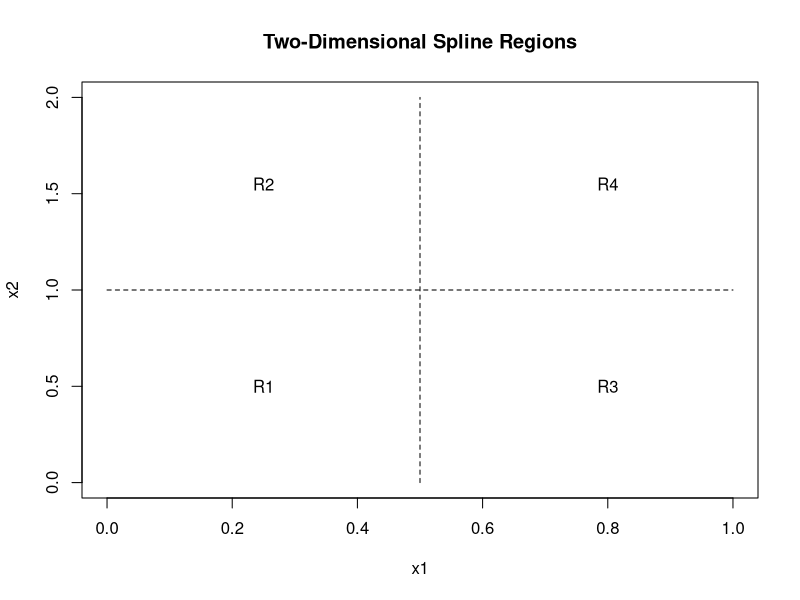
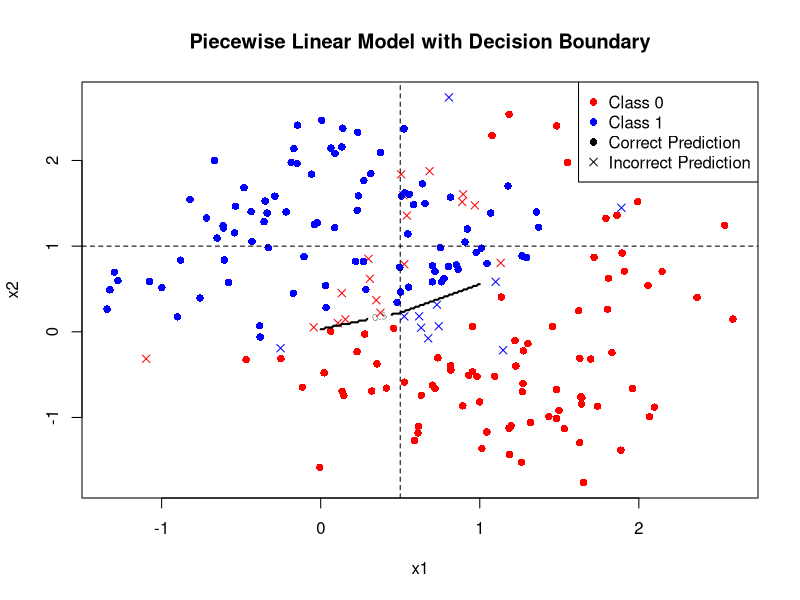

Generate these figures, in order, with R:
data = read.csv("simple-classification-data.csv")
head(data)

# Part a
# Define the regions as a list of functions
regions <- list(
  R1 = function(x1, x2) x1 <= 0.5 & x2 <= 1,
  R2 = function(x1, x2) x1 <= 0.5 & x2 > 1,
  R3 = function(x1, x2) x1 > 0.5 & x2 <= 1,
  R4 = function(x1, x2) x1 > 0.5 & x2 > 1
)

# Function to find region centers
find_region_center <- function(region_func, x1_range, x2_range) {
  points <- expand.grid(x1 = x1_range, x2 = x2_range)
  in_region <- apply(points, 1, function(p) region_func(p[1], p[2]))
  region_points <- points[in_region, ]
  return(c(mean(region_points$x1), mean(region_points$x2)))
}

# Create the plot
plot(c(0, 1), c(0, 2), type = "n", xlab = "x1", ylab = "x2",
     main = "Two-Dimensional Spline Regions")

# Determine boundaries from region definitions
# Boundary at x1 = 0.5 (where R1/R2 changes to R3/R4)
x2_vals <- seq(0, 2, by = 0.01)
lines(rep(0.5, length(x2_vals)), x2_vals, lty = 2)

# Boundary at x2 = 1 (where R1/R3 changes to R2/R4)
x1_vals <- seq(0, 1, by = 0.01)
lines(x1_vals, rep(1, length(x1_vals)), lty = 2)

# Find centers and add labels for each region
# Define sampling ranges for each region
region_ranges <- list(
  R1 = list(x1 = seq(0, 0.5, by = 0.1), x2 = seq(0, 1, by = 0.1)),
  R2 = list(x1 = seq(0, 0.5, by = 0.1), x2 = seq(1, 2, by = 0.1)),
  R3 = list(x1 = seq(0.5, 1, by = 0.1), x2 = seq(0, 1, by = 0.1)),
  R4 = list(x1 = seq(0.5, 1, by = 0.1), x2 = seq(1, 2, by = 0.1))
)

# Add labels for each region
for (i in 1:4) {
  region_name <- paste0("R", i)
  center <- find_region_center(
    regions[[region_name]], 
    region_ranges[[region_name]]$x1, 
    region_ranges[[region_name]]$x2
  )
  text(center[1], center[2], region_name)
}

# Part b
get_region <- function(x1, x2) {
  for (i in 1:4) {
    region_name <- paste0("R", i)
    if (regions[[region_name]](x1, x2)) {
      return(i)
    }
  }
  return(NA)  # Should not happen if regions cover all space
}

# Assign regions to all data points
data$region <- mapply(get_region, data$x1, data$x2)

# Fit piecewise constant model
# For each region, use the majority class as the prediction
region_models <- list()
for (i in 1:4) {
  region_data <- subset(data, region == i)
  if (nrow(region_data) > 0) {
    # Count occurrences of each class in this region
    class_counts <- table(region_data$y)
    # Use majority class as the model for this region
    majority_class <- as.numeric(names(class_counts)[which.max(class_counts)])
    region_models[[i]] <- majority_class
  } else {
    # If no data in a region, use overall majority class
    region_models[[i]] <- as.numeric(names(which.max(table(data$y))))
  }
}

# Make predictions for all data points
predict_y <- function(x1, x2) {
  region <- get_region(x1, x2)
  return(region_models[[region]])
}

data$y_pred <- mapply(predict_y, data$x1, data$x2)

# Calculate training accuracy
accuracy <- mean(data$y == data$y_pred)
cat("Training accuracy:", round(accuracy * 100, 2), "%\n")

# Print the piecewise constant model
cat("\nPiecewise Constant Model:\n")
for (i in 1:4) {
  cat("Region R", i, ": y = ", region_models[[i]], "\n", sep = "")
}


# Load the dataset if not already loaded
if (!exists("data")) {
  data = read.csv("simple-classification-data.csv")
}

# Function to create basis functions for the piecewise linear model
# We need basis functions that allow for slope changes at x1 = 0.5 and x2 = 1
create_basis_matrix = function(x1, x2) {
  # Create basis matrix
  # 1. Constant term
  # 2. x1 term
  # 3. x2 term
  # 4. (x1 - 0.5)+ term (allows slope change at x1 = 0.5)
  # 5. (x2 - 1)+ term (allows slope change at x2 = 1)
  
  # ReLU function (x)+ = max(0, x)
  relu = function(x) pmax(0, x)
  
  # Create the basis matrix
  X = cbind(
    1,             # Constant term
    x1,            # Linear term for x1
    x2,            # Linear term for x2
    relu(x1 - 0.5), # ReLU term for x1 at knot 0.5
    relu(x2 - 1)    # ReLU term for x2 at knot 1
  )
  
  colnames(X) = c("Constant", "x1", "x2", "x1_knot", "x2_knot")
  return(X)
}

# Create the design matrix for our data
X = create_basis_matrix(data$x1, data$x2)

# Fit logistic regression model
# For classification, we use logistic regression to fit a piecewise linear model
model = glm(y ~ 0 + ., data = data.frame(y = data$y, X), family = binomial)

# Print model coefficients
cat("Piecewise Linear Model Coefficients:\n")
print(coef(model))

# Make predictions
logits = predict(model, data.frame(X), type = "link")
probs = 1 / (1 + exp(-logits))
y_pred = ifelse(probs > 0.5, 1, 0)

# Calculate training accuracy
accuracy = mean(data$y == y_pred)
cat("\nTraining accuracy:", round(accuracy * 100, 2), "%\n")

# Visualize the decision boundary of the piecewise linear model
# Create a grid of points
grid_size = 100
x1_grid = seq(0, 1, length.out = grid_size)
x2_grid = seq(0, 2, length.out = grid_size)
grid_points = expand.grid(x1 = x1_grid, x2 = x2_grid)

# Create basis matrix for grid points
X_grid = create_basis_matrix(grid_points$x1, grid_points$x2)

# Predict probabilities for grid points
grid_logits = predict(model, data.frame(X_grid), type = "link")
grid_probs = 1 / (1 + exp(-grid_logits))
grid_pred = ifelse(grid_probs > 0.5, 1, 0)

# Reshape predictions for contour plot
z = matrix(grid_pred, nrow = grid_size, ncol = grid_size)

# Plot the data and decision boundary
plot(data$x1, data$x2, col = ifelse(data$y == 1, "blue", "red"), 
     pch = ifelse(y_pred == data$y, 16, 4),
     main = "Piecewise Linear Model with Decision Boundary",
     xlab = "x1", ylab = "x2")

# Add decision boundary contour
contour(x1_grid, x2_grid, z, levels = 0.5, add = TRUE, lwd = 2)

# Add knot lines
abline(v = 0.5, lty = 2)
abline(h = 1, lty = 2)

# Add legend
legend("topright", 
       legend = c("Class 0", "Class 1", "Correct Prediction", "Incorrect Prediction"),
       col = c("red", "blue", "black", "black"),
       pch = c(16, 16, 16, 4))

# Evaluate the model at specific points to verify continuity
evaluate_model = function(x1, x2) {
  X_point = create_basis_matrix(x1, x2)
  logit = sum(coef(model) * X_point)
  prob = 1 / (1 + exp(-logit))
  return(prob)
}

# Check continuity at x1 = 0.5 by evaluating points slightly to the left and right
x1_left = 0.499
x1_right = 0.501
x2_test = 0.5

prob_left = evaluate_model(x1_left, x2_test)
prob_right = evaluate_model(x1_right, x2_test)

cat("\nContinuity check at x1 = 0.5:\n")
cat("Probability at x1 =", x1_left, ":", prob_left, "\n")
cat("Probability at x1 =", x1_right, ":", prob_right, "\n")
cat("Difference:", abs(prob_right - prob_left), "\n")

# Similarly for x2 = 1
x1_test = 0.5
x2_below = 0.999
x2_above = 1.001

prob_below = evaluate_model(x1_test, x2_below)
prob_above = evaluate_model(x1_test, x2_above)

cat("\nContinuity check at x2 = 1:\n")
cat("Probability at x2 =", x2_below, ":", prob_below, "\n")
cat("Probability at x2 =", x2_above, ":", prob_above, "\n")
cat("Difference:", abs(prob_above - prob_below), "\n")






